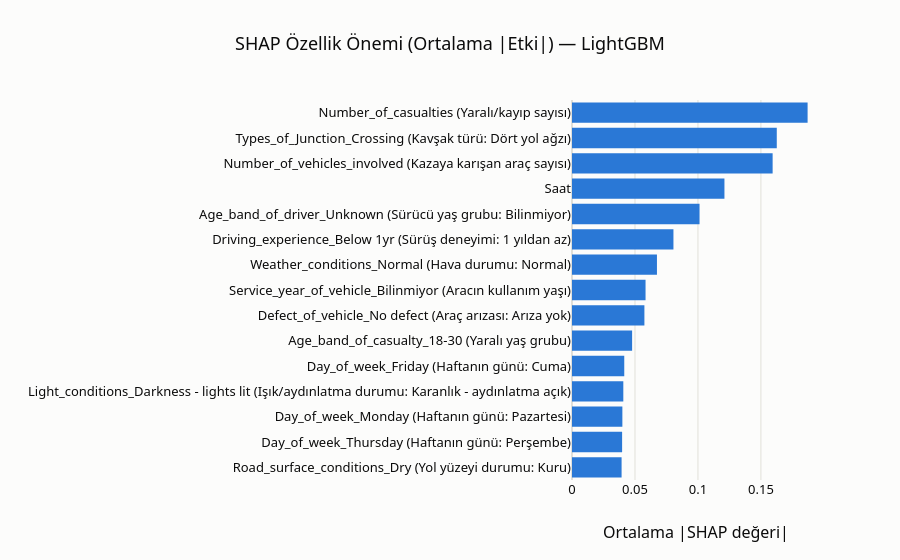

The code cell stored with this chart in its notebook:
### Markdown cell above
## 13. Özellik önemi ve SHAP özeti

SHAP açıklaması için ağaç tabanlı modeller (Random Forest / LightGBM)
arasında test setinde Macro F1'i daha yüksek olanı seçiyoruz — KNN için
`TreeExplainer` kullanılamaz (ağaç yapısı yok) ve `KernelExplainer` bu
boyuttaki tek-sıcak kodlanmış veri için çok yavaş kalır, bu yüzden SHAP
analizini ağaç tabanlı en iyi modelle sınırlıyoruz.

### Code cell
agac_modeller = sonuc_tablosu[sonuc_tablosu["Model"].isin(["Random Forest", "LightGBM"])]
shap_model_adi = agac_modeller.sort_values("Macro F1", ascending=False).iloc[0]["Model"]
shap_pipeline = modeller[shap_model_adi]
print("SHAP için seçilen model:", shap_model_adi)

on_isleme_fit = shap_pipeline.named_steps["on_isleme"]
model_fit = shap_pipeline.named_steps["model"]

ozellik_isimleri = (
    SAYISAL_OZELLIKLER
    + list(on_isleme_fit.named_transformers_["kategorik"].get_feature_names_out(kategorik_ozellikler))
)

X_test_donusturulmus = on_isleme_fit.transform(X_test)
# SHAP hesaplama maliyetini sınırlamak için test setinden 500 örneklik bir alt küme
ornek_sayisi = min(500, X_test_donusturulmus.shape[0])
np.random.seed(42)
ornek_idx = np.random.choice(X_test_donusturulmus.shape[0], ornek_sayisi, replace=False)
X_shap = X_test_donusturulmus[ornek_idx]

aciklayici = shap.TreeExplainer(model_fit)
shap_degerleri = aciklayici.shap_values(X_shap)

# çok sınıflı çıktıda shap_values bir liste/3B dizi döner; sınıflar üzerinden
# ortalama mutlak etkiyi alarak genel özellik önemini çıkarıyoruz
if isinstance(shap_degerleri, list):
    shap_array = np.abs(np.stack(shap_degerleri, axis=0)).mean(axis=0)
elif shap_degerleri.ndim == 3:
    shap_array = np.abs(shap_degerleri).mean(axis=2)
else:
    shap_array = np.abs(shap_degerleri)

ortalama_etki = shap_array.mean(axis=0)
onem_df = pd.DataFrame({"Ozellik": ozellik_isimleri, "Ortalama_SHAP_Etki": ortalama_etki})
onem_df = onem_df.sort_values("Ortalama_SHAP_Etki", ascending=False).head(15)

# --- Bu grafiğe özel Türkçeleştirme yardımcıları ---
# Gerçek sütun/değişken adları (Age_band_of_driver, Cause_of_accident vb.)
# koddan ve modelden etkilenmeden İngilizce/orijinal kalır; sadece SHAP
# grafiğinin ekseninde görünen metne parantez içinde kısa bir Türkçe açıklama
# ekleniyor (ör. "Cause_of_accident_Overtaking (Kaza nedeni: Sollama)").
SUTUN_ACIKLAMA_TR = {
    "Day_of_week": "Haftanın günü", "Age_band_of_driver": "Sürücü yaş grubu",
    "Sex_of_driver": "Sürücü cinsiyeti", "Educational_level": "Eğitim düzeyi",
    "Vehicle_driver_relation": "Sürücünün araçla ilişkisi", "Driving_experience": "Sürüş deneyimi",
    "Type_of_vehicle": "Araç türü", "Owner_of_vehicle": "Araç sahipliği",
    "Service_year_of_vehicle": "Aracın kullanım yaşı", "Defect_of_vehicle": "Araç arızası",
    "Area_accident_occured": "Kaza alanı türü", "Lanes_or_Medians": "Şerit/refüj türü",
    "Road_allignment": "Yol güzergahı", "Types_of_Junction": "Kavşak türü",
    "Road_surface_type": "Yol yüzeyi türü", "Road_surface_conditions": "Yol yüzeyi durumu",
    "Light_conditions": "Işık/aydınlatma durumu", "Weather_conditions": "Hava durumu",
    "Type_of_collision": "Çarpışma türü", "Vehicle_movement": "Araç hareketi",
    "Casualty_class": "Yaralı sınıfı", "Sex_of_casualty": "Yaralı cinsiyeti",
    "Age_band_of_casualty": "Yaralı yaş grubu", "Work_of_casuality": "Yaralının mesleği",
    "Fitness_of_casuality": "Yaralının sağlık durumu", "Pedestrian_movement": "Yaya hareketi",
    "Cause_of_accident": "Kaza nedeni",
    "Number_of_vehicles_involved": "Kazaya karışan araç sayısı",
    "Number_of_casualties": "Yaralı/kayıp sayısı",
}
DEGER_ACIKLAMA_TR = {
    "Unknown": "Bilinmiyor", "unknown": "bilinmiyor", "Other": "Diğer", "other": "diğer",
    "na": "Yok/Uygulanamaz", "No defect": "Arıza yok",
    "Monday": "Pazartesi", "Tuesday": "Salı", "Wednesday": "Çarşamba", "Thursday": "Perşembe",
    "Friday": "Cuma", "Saturday": "Cumartesi", "Sunday": "Pazar",
    "Male": "Erkek", "Female": "Kadın",
    "Under 18": "18 yaş altı", "Over 51": "51 yaş üstü",
    "Above high school": "Lise üstü", "Junior high school": "Ortaokul",
    "Elementary school": "İlkokul", "High school": "Lise", "Illiterate": "Okuma yazma bilmiyor",
    "Writing & reading": "Okuma yazma biliyor",
    "Employee": "Çalışan", "Owner": "Sahibi",
    "Above 10yr": "10 yıldan fazla", "5-10yr": "5-10 yıl", "5-10yrs": "5-10 yıl",
    "2-5yr": "2-5 yıl", "2-5yrs": "2-5 yıl", "1-2yr": "1-2 yıl", "Below 1yr": "1 yıldan az",
    "No Licence": "Ehliyetsiz",
    "Automobile": "Otomobil", "Public (> 45 seats)": "Toplu taşıma (45+ koltuk)",
    "Lorry (41?100Q)": "Kamyon (41-100Q)", "Public (13?45 seats)": "Toplu taşıma (13-45 koltuk)",
    "Lorry (11?40Q)": "Kamyon (11-40Q)", "Long lorry": "Büyük kamyon (TIR)",
    "Public (12 seats)": "Toplu taşıma (12 koltuk)", "Taxi": "Taksi",
    "Pick up upto 10Q": "Kamyonet (10Q'a kadar)", "Stationwagen": "Steyşın",
    "Ridden horse": "Binek at", "Bajaj": "Bajaj (üç tekerlekli motorlu)",
    "Turbo": "Turbo (üç tekerlekli motorlu)", "Motorcycle": "Motosiklet",
    "Special vehicle": "Özel araç", "Bicycle": "Bisiklet",
    "Governmental": "Devlet", "Organization": "Kurum/Şirket",
    "Undivided Two way": "Bölünmemiş iki yönlü", "Double carriageway (median)": "Bölünmüş yol (refüjlü)",
    "One way": "Tek yönlü",
    "Two-way (divided with solid lines road marking)": "İki yönlü (düz çizgi ile ayrılmış)",
    "Two-way (divided with broken lines road marking)": "İki yönlü (kesikli çizgi ile ayrılmış)",
    "Tangent road with flat terrain": "Düz arazide düz yol",
    "Tangent road with mild grade and flat terrain": "Hafif eğimli düz arazi yolu",
    "Escarpments": "Sarp yamaç", "Tangent road with rolling terrain": "Dalgalı arazide düz yol",
    "Gentle horizontal curve": "Hafif yatay viraj",
    "Tangent road with mountainous terrain and": "Dağlık arazide düz yol",
    "Steep grade downward with mountainous terrain": "Dağlık arazide dik iniş",
    "Sharp reverse curve": "Keskin ters viraj",
    "Steep grade upward with mountainous terrain": "Dağlık arazide dik yokuş",
    "No junction": "Kavşak yok", "Y Shape": "Y kavşağı", "Crossing": "Dört yol ağzı",
    "O Shape": "O (dönel) kavşak", "T Shape": "T kavşağı", "X Shape": "X kavşağı",
    "Asphalt roads": "Asfalt yol", "Earth roads": "Toprak yol",
    "Asphalt roads with some distress": "Bozuk asfalt yol", "Gravel roads": "Çakıl yol",
    "Dry": "Kuru", "Wet or damp": "Islak/nemli", "Snow": "Karlı",
    "Flood over 3cm. deep": "3 cm üstü su birikintisi",
    "Daylight": "Gündüz", "Darkness - lights lit": "Karanlık - aydınlatma açık",
    "Darkness - no lighting": "Karanlık - aydınlatma yok",
    "Darkness - lights unlit": "Karanlık - aydınlatma kapalı",
    "Normal": "Normal", "Raining": "Yağmurlu", "Raining and Windy": "Yağmurlu ve rüzgarlı",
    "Cloudy": "Bulutlu", "Windy": "Rüzgarlı", "Fog or mist": "Sisli",
    "Collision with roadside-parked vehicles": "Yol kenarında park halindeki araca çarpma",
    "Vehicle with vehicle collision": "Araç-araç çarpışması",
    "Collision with roadside objects": "Yol kenarındaki cisme çarpma",
    "Collision with animals": "Hayvana çarpma", "Rollover": "Takla atma",
    "Fall from vehicles": "Araçtan düşme", "Collision with pedestrians": "Yayaya çarpma",
    "With Train": "Trenle çarpışma",
    "Going straight": "Düz gidiş", "U-Turn": "U dönüşü", "Moving Backward": "Geri gidiş",
    "Turnover": "Devrilme", "Waiting to go": "Hareket için bekleme", "Getting off": "İnme",
    "Reversing": "Geri manevra", "Parked": "Park halinde", "Stopping": "Durma",
    "Overtaking": "Sollama", "Entering a junction": "Kavşağa girme",
    "Driver or rider": "Sürücü", "Pedestrian": "Yaya", "Passenger": "Yolcu",
    "Driver": "Şoför", "Unemployed": "İşsiz", "Self-employed": "Serbest meslek", "Student": "Öğrenci",
    "Deaf": "İşitme engelli", "Blind": "Görme engelli", "NormalNormal": "Normal",
    "Not a Pedestrian": "Yaya değil",
    "Crossing from driver's nearside": "Sürücünün yakın tarafından geçiş",
    "Unknown or other": "Bilinmiyor/diğer",
    "Walking along in carriageway, back to traffic": "Yolda trafiğe sırtı dönük yürüme",
    "Walking along in carriageway, facing traffic": "Yolda trafiğe dönük yürüme",
    "Changing lane to the left": "Sola şerit değiştirme",
    "Changing lane to the right": "Sağa şerit değiştirme",
    "Overloading": "Aşırı yükleme", "No priority to vehicle": "Araca öncelik vermeme",
    "No priority to pedestrian": "Yayaya öncelik vermeme", "No distancing": "Takip mesafesi bırakmama",
    "Getting off the vehicle improperly": "Araçtan hatalı inme", "Improper parking": "Hatalı park",
    "Overspeed": "Hız sınırını aşma", "Driving carelessly": "Dikkatsiz sürüş",
    "Driving at high speed": "Yüksek hızla sürüş", "Driving to the left": "Soldan sürüş",
    "Overturning": "Devrilme", "Driving under the influence of drugs": "Uyuşturucu etkisiyle sürüş",
    "Drunk driving": "Alkollü sürüş",
}


def ozellik_adi_turkce(ohe_adi, kategorik_sutunlar):
    """Tek-sıcak kodlanmış özellik adını, sütun adı İngilizce kalacak şekilde,
    parantez içinde kısa bir Türkçe açıklamayla döndürür. 'Saat' zaten Türkçe
    olduğu için olduğu gibi bırakılır."""
    if ohe_adi == "Saat":
        return ohe_adi
    eslesen_sutun = max(
        (s for s in kategorik_sutunlar if ohe_adi.startswith(s + "_")),
        key=len, default=None,
    )
    if eslesen_sutun is None:
        aciklama = SUTUN_ACIKLAMA_TR.get(ohe_adi)
        return f"{ohe_adi} ({aciklama})" if aciklama else ohe_adi
    deger = ohe_adi[len(eslesen_sutun) + 1:]
    sutun_tr = SUTUN_ACIKLAMA_TR.get(eslesen_sutun, eslesen_sutun)
    deger_tr = DEGER_ACIKLAMA_TR.get(deger)
    aciklama = f"{sutun_tr}: {deger_tr}" if deger_tr else sutun_tr
    return f"{ohe_adi} ({aciklama})"


onem_df["Ozellik_Goster"] = onem_df["Ozellik"].apply(
    lambda o: ozellik_adi_turkce(o, kategorik_ozellikler)
)

fig = px.bar(
    onem_df.sort_values("Ortalama_SHAP_Etki"),
    x="Ortalama_SHAP_Etki", y="Ozellik_Goster", orientation="h",
    color_discrete_sequence=[KATEGORIK_PALET[0]],
    title=f"SHAP Özellik Önemi (Ortalama |Etki|) — {shap_model_adi}",
    labels={"Ortalama_SHAP_Etki": "Ortalama |SHAP değeri|", "Ozellik_Goster": ""},
)
fig.update_yaxes(automargin=True)
fig.update_traces(
    hovertemplate="<b>%{y}</b><br>Ortalama |SHAP değeri|: %{x:.4f}<extra></extra>",
)
gorsel_kaydet(fig, "06_shap_ozellik_onemi", genislik=1700, yukseklik=800)
fig.show()

### Figure 1 — Plotly figure (JSON) as saved in the notebook; plotly's stock layout.template omitted (floating-point values rounded to 4 significant figures)
{"data": [{"hovertemplate": "<b>%{y}</b><br>Ortalama |SHAP değeri|: %{x:.4f}<extra></extra>", "legendgroup": "", "marker": {"color": "#2a78d6", "pattern": {"shape": ""}}, "name": "", "orientation": "h", "showlegend": false, "textposition": "auto", "type": "bar", "x": [0.03937, 0.03979, 0.03999, 0.04075, 0.0415, 0.04773, 0.05749, 0.0584, 0.06746, 0.08055, 0.1013, 0.121, 0.1593, 0.1626, 0.1871], "xaxis": "x", "y": ["Road_surface_conditions_Dry (Yol yüzeyi durumu: Kuru)", "Day_of_week_Thursday (Haftanın günü: Perşembe)", "Day_of_week_Monday (Haftanın günü: Pazartesi)", "Light_conditions_Darkness - lights lit (Işık/aydınlatma durumu: Karanlık - aydınlatma açık)", "Day_of_week_Friday (Haftanın günü: Cuma)", "Age_band_of_casualty_18-30 (Yaralı yaş grubu)", "Defect_of_vehicle_No defect (Araç arızası: Arıza yok)", "Service_year_of_vehicle_Bilinmiyor (Aracın kullanım yaşı)", "Weather_conditions_Normal (Hava durumu: Normal)", "Driving_experience_Below 1yr (Sürüş deneyimi: 1 yıldan az)", "Age_band_of_driver_Unknown (Sürücü yaş grubu: Bilinmiyor)", "Saat", "Number_of_vehicles_involved (Kazaya karışan araç sayısı)", "Types_of_Junction_Crossing (Kavşak türü: Dört yol ağzı)", "Number_of_casualties (Yaralı/kayıp sayısı)"], "yaxis": "y"}], "layout": {"barmode": "relative", "legend": {"tracegroupgap": 0}, "title": {"text": "SHAP Özellik Önemi (Ortalama |Etki|) — LightGBM"}, "xaxis": {"anchor": "y", "domain": [0.0, 1.0], "title": {"text": "Ortalama |SHAP değeri|"}}, "yaxis": {"anchor": "x", "automargin": true, "domain": [0.0, 1.0], "title": {"text": ""}}}}
